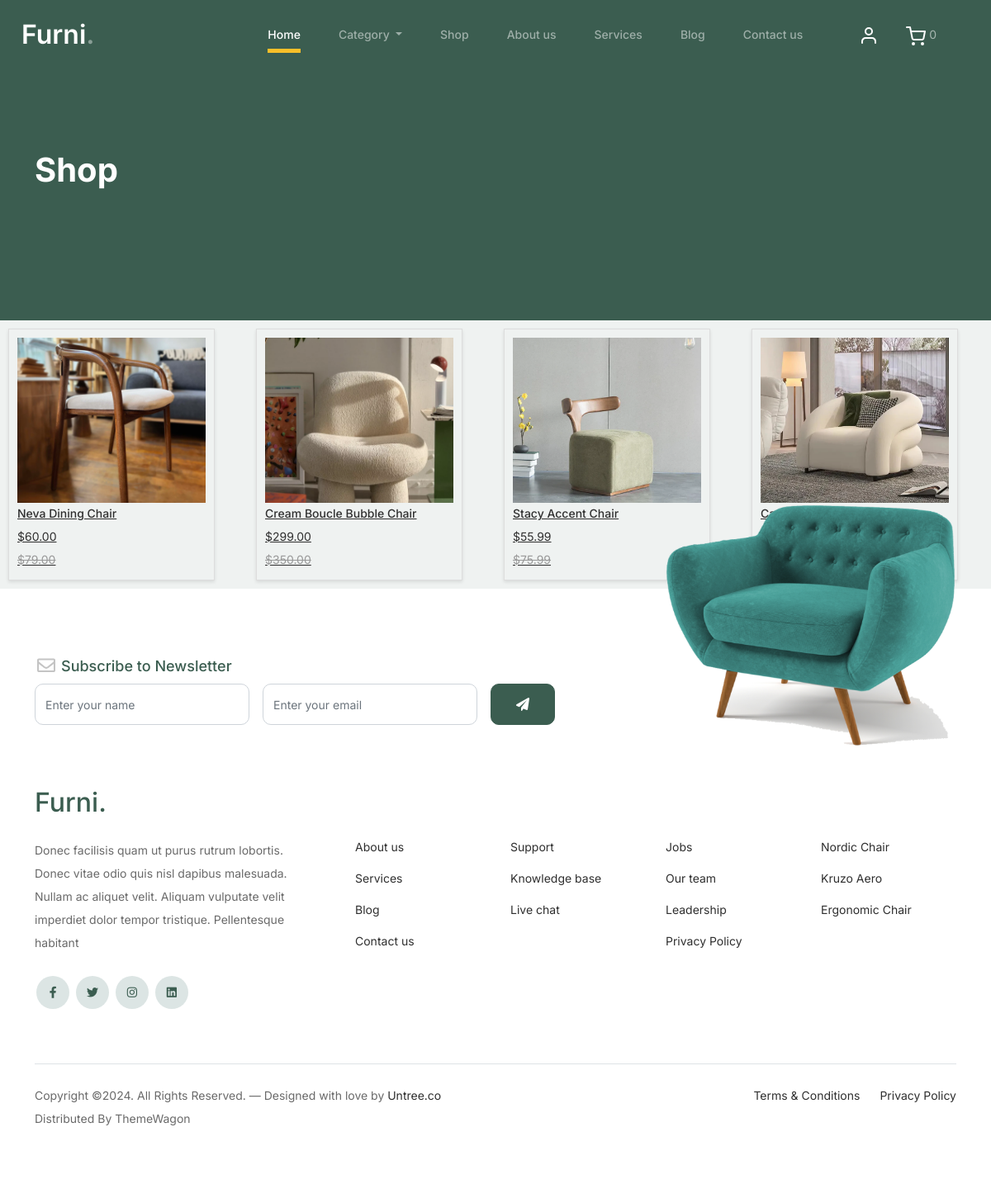
Screenshot of /products/ with the database file from the repository.
### core/models.py (models this page shows, shortened)
class Product(models.Model):
    pid = ShortUUIDField(unique=True, length=10, max_length=20, prefix="ven",alphabet="abcdefgh12345")
    user = models.ForeignKey(User, on_delete=models.SET_NULL, null=True)
    category = models.ForeignKey(Category, on_delete=models.SET_NULL, null=True, related_name="product")
    vendor = models.ForeignKey(Vendor, on_delete=models.SET_NULL, null=True, related_name="product")
    title = models.CharField(max_length=100, default="Fresh Pear")
    image = models.ImageField(upload_to=user_directory_path, default="product.jpg")
    description = RichTextUploadingField(null=True, blank=True, default="This is the product")
    price = models.DecimalField(max_digits=99999999999, decimal_places=2, default="1.99")
    old_price = models.DecimalField(max_digits=99999999999, decimal_places=2, default="2.99")
    specifications = RichTextUploadingField(null=True, blank=True)
    tags = TaggableManager(blank=True)
    product_status = models.CharField(choices=STATUS, max_length=10, default="in_review")
    status = models.BooleanField(default=True)
    in_stock = models.BooleanField(default=True)
    featured = models.BooleanField(default=False)
    digital = models.BooleanField(default=False)
    sku = ShortUUIDField(unique=True, length=4, max_length=10, prefix="sku", alphabet="1234567890")
    date = models.DateTimeField(auto_now_add=True)
    updated = models.DateTimeField(null=True, blank=True)
    class Meta:
        verbose_name_plural = "Products"

### core/views.py (the view)
# urls.py: path("products/", product_list_view, name="product-list"),
def product_list_view(request):
    products = Product.objects.filter(product_status="published")
    context = {
        "products" : products
    }
    return render(request, 'core/product-list.html', context)

### core/context_processor.py (called while the page is built)
def default(request):
    categories = Category.objects.all()
    return {
        "categories" : categories,
    }

### templates/core/product-list.html (shortened to what this page needs)
{% extends 'partials/base.html' %}
{% load static %}
{% block content %}
<div class="hero">
    <div class="container">
        <div class="row justify-content-between">
            <div class="col-lg-5">
                <div class="intro-excerpt">
                    <h1>Shop</h1>
                </div>
            </div>
            <div class="col-lg-7">
            </div>
        </div>
    </div>
</div>
<div class="product-list">
    {% if products %}
    {% for product in products %}
    <div class="col-12 col-md-4 col-lg-3 mb-5 mb-md-0">
        <a class="product-item" href="{% url 'core:product-detail' product.pid %}">
            <img src="{{ product.image.url }}" class="img-fluid product-thumbnail" alt="{{ product.title }}">
            <h3 class="product-title">{{ product.title }}</h3>
            <span class="current-product-price-{{ product.id }}">${{ product.price }}</span>
            {% if product.old_price %}
                <span class="old-price">${{ product.old_price }}</span>
            {% endif %}
        </a>
    </div>
        {% endfor %}
    {% else %}
    <p>No products available.</p>
    {% endif %}
</div>
{% endblock content %}

### templates/partials/base.html (shortened to what this page needs)
{% load static %}
<!doctype html>
<html lang="en">
<head>
		<link href="{% static 'css/bootstrap.min.css' %}" rel="stylesheet">
		<link href="https://cdnjs.cloudflare.com/ajax/libs/font-awesome/6.0.0-beta3/css/all.min.css" rel="stylesheet">
		<link href="{% static 'css/tiny-slider.css' %}" rel="stylesheet">
		<link href="{% static 'css/style.css' %}" rel="stylesheet">
	</head>
	<body>
		<nav class="custom-navbar navbar navbar navbar-expand-md navbar-dark bg-dark" arial-label="Furni navigation bar">
			<div class="container">
				<a class="navbar-brand" href="{% url 'core:index' %}">Furni<span>.</span></a>
				<div class="collapse navbar-collapse" id="navbarsFurni">
					<ul class="custom-navbar-nav navbar-nav ms-auto mb-2 mb-md-0">
						<li class="nav-item active">
							<a class="nav-link" href="{% url 'core:index' %}">Home</a>
						</li>
						<li class="nav-item dropdown">
							<a class="nav-link dropdown-toggle" href="category/" id="categoryDropdown" role="button" data-bs-toggle="dropdown" aria-expanded="false">
								Category
							</a>
						</li>
						<li class="nav-item">
							<a class="nav-link" href="{% url 'core:product-list' %}">Shop</a>
						<li><a class="nav-link" href="{% url 'core:about' %}">About us</a></li>
						<li><a class="nav-link" href="{% url 'core:services' %}">Services</a></li>
						<li><a class="nav-link" href="{% url 'core:blog' %}">Blog</a></li>
						<li><a class="nav-link" href="{% url 'core:contact' %}">Contact us</a></li>
					</ul>
				</div>
					<ul class="custom-navbar-cta navbar-nav mb-2 mb-md-0 ms-5">
						<li class="dropdown">
						  <a class="nav-link" href="#" id="userIcon" onclick="toggleDropdown(event)">
							<img src="{% static 'images/user.svg' %}" alt="User Icon">
						  </a>
						</li>
						  <a class="nav-link" href="{% url 'core:cart' %}">
							<img src="{% static 'images/cart.svg' %}" alt="Cart Icon">
							<span class="pro-count white cart-items-count">{{ request.session.cart_data_obj|length }}</span>
								</div>
		</nav>
        {% block content %}
        {% endblock content %}
		<footer class="footer-section">
			<div class="container relative">
				<div class="sofa-img">
					<img src="{% static 'images/sofa.png' %}" alt="Image" class="img-fluid">
				</div>
				<div class="row">
					<div class="col-lg-8">
						<div class="subscription-form">
							<h3 class="d-flex align-items-center"><span class="me-1"><img src="{% static 'images/envelope-outline.svg' %}" alt="Image" class="img-fluid"></span><span>Subscribe to Newsletter</span></h3>
							<form action="#" class="row g-3">
								<div class="col-auto">
									<input type="text" class="form-control" placeholder="Enter your name">
								</div>
								<div class="col-auto">
									<input type="email" class="form-control" placeholder="Enter your email">
								</div>
								<div class="col-auto">
									<button class="btn btn-primary">
										<span class="fa fa-paper-plane"></span>
									</button>
								</div>
							</form>
						</div>
					</div>
				</div>
				<div class="row g-5 mb-5">
					<div class="col-lg-4">
						<div class="mb-4 footer-logo-wrap"><a href="#" class="footer-logo">Furni<span>.</span></a></div>
						<p class="mb-4">Donec facilisis quam ut purus rutrum lobortis. Donec vitae odio quis nisl dapibus malesuada. Nullam ac aliquet velit. Aliquam vulputate velit imperdiet dolor tempor tristique. Pellentesque habitant</p>
						<ul class="list-unstyled custom-social">
							<li><a href="#"><span class="fa fa-brands fa-facebook-f"></span></a></li>
							<li><a href="#"><span class="fa fa-brands fa-twitter"></span></a></li>
							<li><a href="#"><span class="fa fa-brands fa-instagram"></span></a></li>
							<li><a href="#"><span class="fa fa-brands fa-linkedin"></span></a></li>
						</ul>
					</div>
					<div class="col-lg-8">
						<div class="row links-wrap">
							<div class="col-6 col-sm-6 col-md-3">
								<ul class="list-unstyled">
									<li><a href="#">About us</a></li>
									<li><a href="#">Services</a></li>
									<li><a href="#">Blog</a></li>
									<li><a href="#">Contact us</a></li>
								</ul>
							</div>
							<div class="col-6 col-sm-6 col-md-3">
								<ul class="list-unstyled">
									<li><a href="#">Support</a></li>
									<li><a href="#">Knowledge base</a></li>
									<li><a href="#">Live chat</a></li>
								</ul>
							</div>
							<div class="col-6 col-sm-6 col-md-3">
								<ul class="list-unstyled">
									<li><a href="#">Jobs</a></li>
									<li><a href="#">Our team</a></li>
									<li><a href="#">Leadership</a></li>
									<li><a href="#">Privacy Policy</a></li>
								</ul>
							</div>
							<div class="col-6 col-sm-6 col-md-3">
								<ul class="list-unstyled">
									<li><a href="#">Nordic Chair</a></li>
									<li><a href="#">Kruzo Aero</a></li>
									<li><a href="#">Ergonomic Chair</a></li>
								</ul>
							</div>
						</div>
					</div>
				</div>
				<div class="border-top copyright">
					<div class="row pt-4">
						<div class="col-lg-6">
							<p class="mb-2 text-center text-lg-start">Copyright &copy;. All Rights Reserved. &mdash; Designed with love by <a href="https://untree.co">Untree.co</a> Distributed By <a hreff="https://themewagon.com">ThemeWagon</a>
            </p>
						</div>
						<div class="col-lg-6 text-center text-lg-end">
							<ul class="list-unstyled d-inline-flex ms-auto">
								<li class="me-4"><a href="#">Terms &amp; Conditions</a></li>
								<li><a href="#">Privacy Policy</a></li>
							</ul>
						</div>
					</div>
				</div>
			</div>
		</footer>
	</body>
</html>

### static/css/style.css (style rules this page uses)
body { overflow-x: hidden; position: relative; }
body { font-family: "Inter", sans-serif; font-weight: 400; line-height: 28px; color: #6a6a6a; font-size: 14px; background-color: #eff2f1; }
a { text-decoration: none; -webkit-transition: .3s all ease; -o-transition: .3s all ease; transition: .3s all ease; color: #2f2f2f; text-decoration: underline; }
.custom-navbar { background: #3b5d50 !important; padding-top: 20px; padding-bottom: 20px; }
.custom-navbar .navbar-brand { font-size: 32px; font-weight: 600; }
.custom-navbar .navbar-brand > span { opacity: .4; }
@media (min-width: 992px) { .custom-navbar .custom-navbar-nav li { margin-left: 15px; margin-right: 15px; } }
.custom-navbar .custom-navbar-nav li a { font-weight: 500; color: #ffffff !important; opacity: .5; -webkit-transition: .3s all ease; -o-transition: .3s all ease; transition: .3s all ease; position: relative; }
@media (min-width: 768px) { .custom-navbar .custom-navbar-nav li a:before { content: ""; position: absolute; bottom: 0; left: 8px; right: 8px; background: #f9bf29; height: 5px; opacity: 1; visibility: visible; width: 0; -webkit-transition: .15s all ease-out; -o-transition: .15s all ease-out; transition: .15s all ease-out; } }
.custom-navbar .custom-navbar-nav li.active a { opacity: 1; }
.custom-navbar .custom-navbar-nav li.active a:before { width: calc(100% - 16px); }
.custom-navbar .custom-navbar-cta { margin-left: 0 !important; -webkit-box-orient: horizontal; -webkit-box-direction: normal; -ms-flex-direction: row; flex-direction: row; }
@media (min-width: 768px) { .custom-navbar .custom-navbar-cta { margin-left: 40px !important; } }
.custom-navbar .custom-navbar-cta li { margin-left: 0px; margin-right: 0px; }
.custom-navbar .custom-navbar-cta li:first-child { margin-right: 20px; }
.hero { background: #3b5d50; padding: calc(4rem - 30px) 0 0rem 0; }
@media (min-width: 768px) { .hero { padding: calc(4rem - 30px) 0 4rem 0; } }
@media (min-width: 992px) { .hero { padding: calc(8rem - 30px) 0 8rem 0; } }
.hero .intro-excerpt { position: relative; z-index: 4; }
@media (min-width: 992px) { .hero .intro-excerpt { max-width: 450px; } }
.hero h1 { font-weight: 700; color: #ffffff; margin-bottom: 30px; }
.btn { font-weight: 600; padding: 12px 30px; border-radius: 30px; color: #ffffff; background: #2f2f2f; border-color: #2f2f2f; }
.btn.btn-primary { background: #3b5d50; border-color: #3b5d50; }
.footer-section { padding: 80px 0; background: #ffffff; }
.footer-section .relative { position: relative; }
.footer-section a { text-decoration: none; color: #2f2f2f; -webkit-transition: .3s all ease; -o-transition: .3s all ease; transition: .3s all ease; }
.footer-section .subscription-form { margin-bottom: 40px; position: relative; z-index: 2; margin-top: 100px; }
@media (min-width: 992px) { .footer-section .subscription-form { margin-top: 0px; margin-bottom: 80px; } }
.footer-section .subscription-form h3 { font-size: 18px; font-weight: 500; color: #3b5d50; }
.footer-section .subscription-form .form-control { height: 50px; border-radius: 10px; font-family: "Inter", sans-serif; }
.footer-section .subscription-form .btn { border-radius: 10px !important; }
.footer-section .sofa-img { position: absolute; top: -200px; z-index: 1; right: 0; }
.footer-section .sofa-img img { max-width: 380px; }
.footer-section .links-wrap { margin-top: 0px; }
@media (min-width: 992px) { .footer-section .links-wrap { margin-top: 54px; } }
.footer-section .links-wrap ul li { margin-bottom: 10px; }
.footer-section .footer-logo-wrap .footer-logo { font-size: 32px; font-weight: 500; text-decoration: none; color: #3b5d50; }
.footer-section .custom-social li { margin: 2px; display: inline-block; }
.footer-section .custom-social li a { width: 40px; height: 40px; text-align: center; line-height: 40px; display: inline-block; background: #dce5e4; color: #3b5d50; border-radius: 50%; }
.footer-section .border-top { border-color: #dce5e4; }
.footer-section .border-top.copyright { font-size: 14px !important; }
.form-control { height: 50px; border-radius: 10px; font-family: "Inter", sans-serif; }

### rows the page displays
Product: image (picture), title "Neva Dining Chair", price "60.00", old_price "79.00"
Product: image (picture), title "Cream Boucle Bubble Chair", price "299.00", old_price "350.00"
Product: image (picture), title "Stacy Accent Chair", price "55.99", old_price "75.99"
Product: image (picture)

### other values shown
{{ request.session.cart_data_obj|length }} "0"
